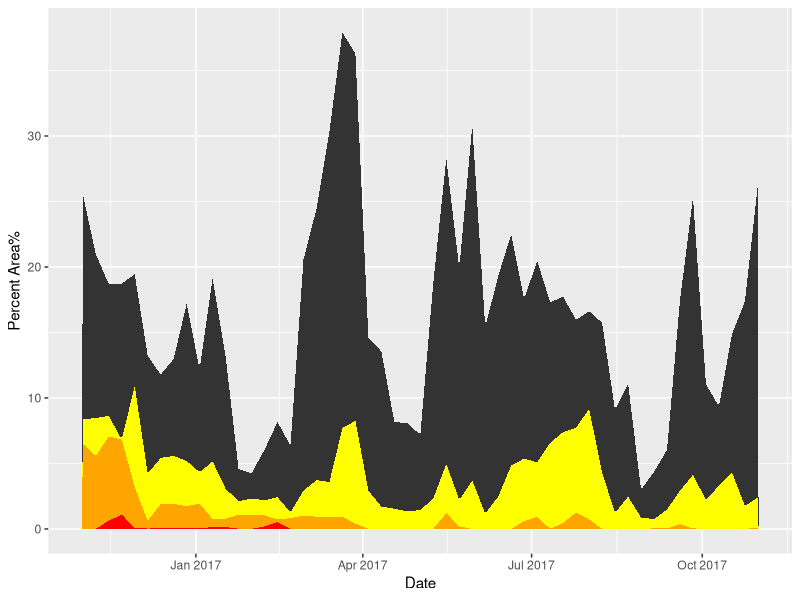

Source code (R):
## ---- chunk 1
# packages installment
install.packages("ggplot2",repos = "http://cran.us.r-project.org")
library(ggplot2)
knitr::opts_chunk$set(cache=TRUE)
# data loading
tx_1y <- read.csv('data/tx_1y.csv')
## ---- chunk 2
# visualization the drought in 1 year
# convert table and date formet 
as.data.frame(tx_1y)
tx_1y$ReleaseDate<-as.Date(as.character(tx_1y$ReleaseDate),format="%Y%m%d")

ggplot(tx_1y, aes(ReleaseDate, tx_1y$D0))+geom_area()+ geom_area(aes(x = ReleaseDate,y=tx_1y$D1), fill='yellow') +geom_area(aes(x = ReleaseDate,y=tx_1y$D2),fill='orange')+geom_area(aes(x = ReleaseDate,y=tx_1y$D3),fill='red') + xlab("Date")+ylab("Percent Area%")
